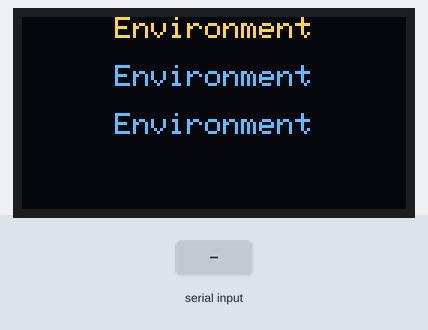
This sketch was run on a simulated Arduino Uno, built with avr-gcc and run on an emulated ATmega328P. On the bench: 128×64 one-colour display. The inputs (shaded band) are chosen by the test bench. The OLED is the two-colour kind (top 16 rows yellow); what the sketch prints to the serial monitor is not drawn.

Above: at 1.2 s.
1.3 s: "1\n" received over Serial
At 2.4 s:
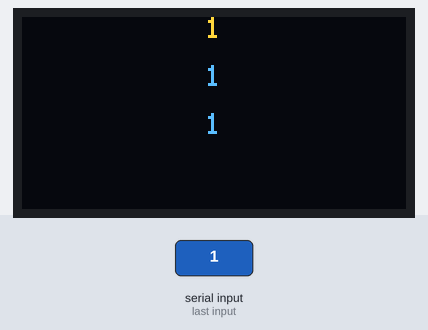
2.8 s: "0\n" received over Serial
At 3.6 s:
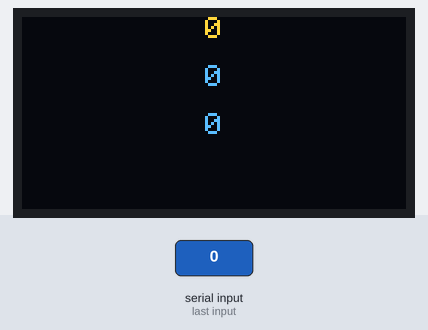
4.3 s: "2\n" received over Serial
At 4.7 s:
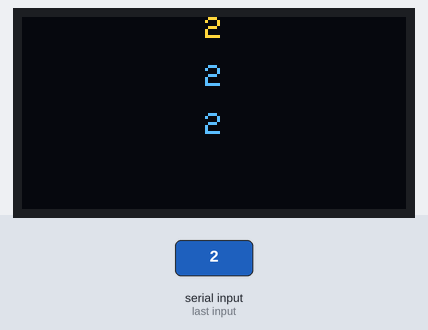
Timing chart, 0 to 7.3 s (numbered marks = the images above; inputs shaded):
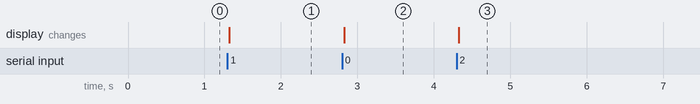

Measured:
- after the input at 1.3 s, the display: changes at once (image 1)
- after the input at 2.8 s, the display: changes at once (image 2)
- after the input at 4.3 s, the display: changes at once (image 3)

The sketch:

display_test.ino
```cpp
#include <SPI.h>
#include <Wire.h>
#include <Adafruit_GFX.h>
#include <Adafruit_SSD1306.h>

/* Display setup - REQUIRES 3.3V MODE FOR SPRESENSE! */
#define SCREEN_WIDTH    128
#define SCREEN_HEIGHT   64
#define OLED_RESET      -1
#define SCREEN_ADDRESS  0x3C
Adafruit_SSD1306 display(SCREEN_WIDTH, SCREEN_HEIGHT, &Wire, OLED_RESET);

#define CHAR_WIDTH      6   // Width of chars in pixels + 1 pixel space
#define CHAR_HEIGHT     7   // Height of chars in pixels
#define V_SPACING       16

/* Serial Communication */
#define DELIMETER '\n'
char received[20];
byte length = 0;

void setup() {
  Serial.begin(115200);
  Serial.println("Serial connected.");

  // SSD1306_SWITCHCAPVCC = generate display voltage from 3.3V internally
  if(!display.begin(SSD1306_SWITCHCAPVCC, SCREEN_ADDRESS)) {
    Serial.println(F("SSD1306 allocation failed"));
    for(;;); // Don't proceed, loop forever
  }

  Serial.println("Starting display...");

  display.clearDisplay();
  display.setTextSize(1);
  display.setTextColor(SSD1306_WHITE);
  printCentred("Environment", 11);
  display.display();
}

void loop() {
  while (Serial.available() > 0) {
    char rc = Serial.read();
    if (rc != DELIMETER) received[length++] = rc;
    else {
      // Full message received
      printCentred(received, length);
      memset(received, 0, sizeof(received));
      length = 0;
    }
  }
}

void printCentred(char* received, byte length) {
  display.clearDisplay();

  byte offsetX = charOffsetX(length);
  display.setCursor(offsetX, 0);
  display.print(received);
  display.setCursor(offsetX, V_SPACING);
  display.print(received);
  display.setCursor(offsetX, 2*V_SPACING);
  display.print(received);

  display.display();
}

byte charOffsetX(byte numOfChars) {
  return (display.width()/2) - (numOfChars*CHAR_WIDTH)/2;
}

// byte charOffsetY(byte centre) {
//   return (centre - (CHAR_HEIGHT-1)/2);
// }
```
